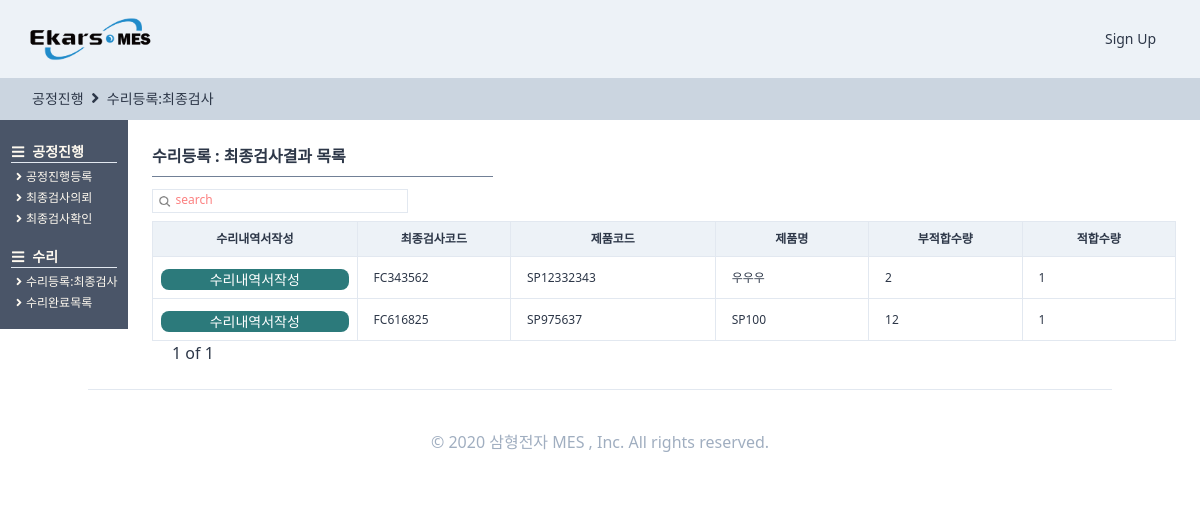
/producemanages/finalchecklist/, run on an earlier commit of the app's database.
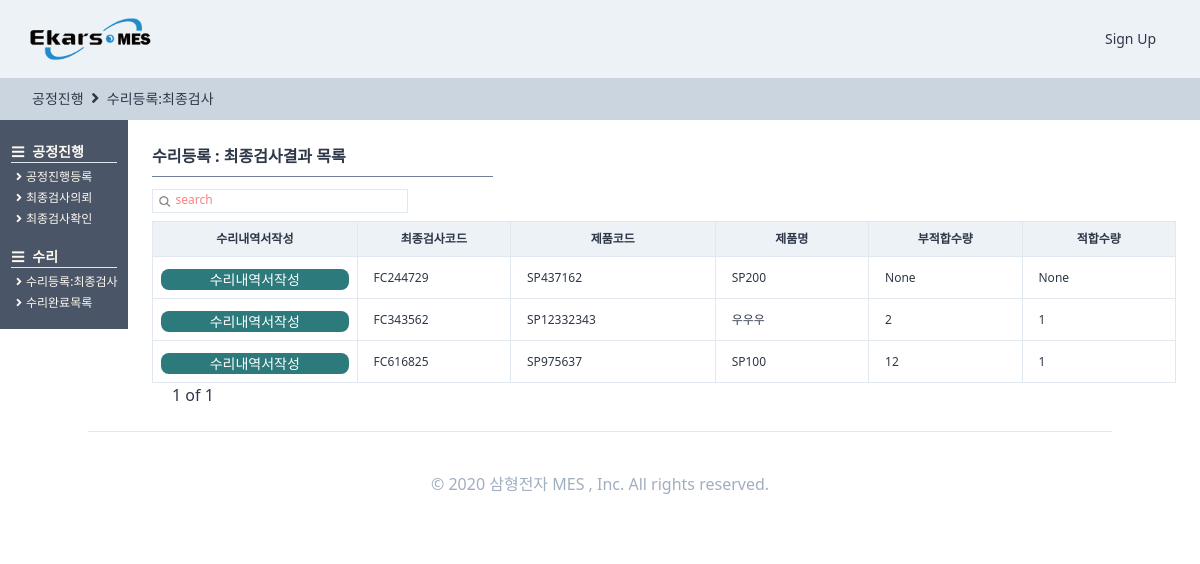
And on a later commit of the database.
### qualitycontrols/models.py (models this page shows, shortened)
class FinalCheckRegister(TimeStampedModel):
    OK = "OK"
    NO = "NO"
    OKNO_CHOICES = (
        (OK, "OK"),
        (NO, "NO"),
    )
    있음 = "있음"
    없음 = "없음"
    있음없음_CHOICES = (
        (있음, "있음"),
        (없음, "없음"),
    )
    전원전압_CHOICES = (
        ("DC 24V", "DC 24V"),
        ("AC 220V", "AC 220V"),
    )
    POWERTRANS_CHOICES = (
        ("T-EPD2083-01", "T-EPD2083-01"),
        ("T-EPB2032-01", "T-EPB2032-01"),
        ("T-EPA2403-01", "T-EPA2403-01"),
        ("T-EPA2243-01", "T-EPA2243-01"),
        ("T-EPA2123-01", "T-EPA2123-01"),
        ("T-EWA2240-01", "T-EWA2240-01"),
        ("EWA2120-01", "EWA2120-01"),
        ("R-EWA2360-01", "R-EWA2360-01"),
    )
    FUSE_전_ULUSA_CHOICES = (
        ("31.8mm 1A", "31.8mm 1A"),
        ("31.8mm 2A", "31.8mm 2A"),
        ("31.8mm 3A", "31.8mm 3A"),
        ("31.8mm 4A", "31.8mm 4A"),
        ("31.8mm 5A", "31.8mm 5A"),
        ("31.8mm 10A", "31.8mm 10A"),
        ("31.8mm 15A", "31.8mm 15A"),
        ("20mm 2A", "20mm 2A"),
        ("20mm 3.15A", "20mm 3.15A"),
        ("20mm 5A", "20mm 5A"),
    )
    LABEL_인쇄물_CHOICES = (
        ("후면 좌측", "후면 좌측"),
        ("후면 우측", "후면 우측"),
        ("후면 중심", "후면 중심"),
        ("후면 우측아래", "후면 우측아래"),
        ("후면 좌측아래", "후면 좌측아래"),
    )
    수리비_CHOICES = (
        ("무상", "무상"),
        ("유상", "유상"),
    )
    택배_CHOICES = (
        ("선불", "선불"),
        ("신용", "신용"),
        ("착불", "착불"),
    )
    최종검사코드 = models.CharField(max_length=20, null=True, blank=True,)
    최종검사의뢰 = models.OneToOneField(
        "FinalCheck", related_name="최종검사등록", on_delete=models.SET_NULL, null=True,
    )
    검시자 = models.ForeignKey(
        users_models.User, related_name="최종검사등록", on_delete=models.SET_NULL, null=True,
    )
    검시일 = models.DateField(auto_now=False, auto_now_add=False, null=True, blank=True)
    치명적불량 = models.CharField(max_length=20, null=True,)
    중불량 = models.CharField(max_length=20, null=True,)
    경불량 = models.CharField(max_length=20, null=True,)
    검사수준 = models.CharField(max_length=40, null=True,)
    샘플링방식 = models.CharField(max_length=20, null=True,)
    결점수 = models.CharField(max_length=20, null=True,)
    전원전압 = models.CharField(choices=전원전압_CHOICES, max_length=20, blank=True, null=True)
    POWERTRANS = models.CharField(
        choices=POWERTRANS_CHOICES, max_length=20, blank=True, null=True
    )
    FUSE_전_ULUSA = models.CharField(
        choices=FUSE_전_ULUSA_CHOICES, max_length=20, blank=True, null=True,
    )
    LABEL_인쇄물 = models.CharField(
        choices=LABEL_인쇄물_CHOICES, max_length=20, blank=True, null=True
    )
    기타출하위치 = models.CharField(max_length=50, null=True, blank=True,)
    내용물 = models.CharField(choices=있음없음_CHOICES, max_length=20, blank=True, null=True)
    포장검사 = models.CharField(choices=OKNO_CHOICES, max_length=20, blank=True, null=True)
    동작검사 = models.CharField(choices=OKNO_CHOICES, max_length=20, blank=True, null=True)
    내부검사 = models.CharField(choices=OKNO_CHOICES, max_length=20, blank=True, null=True)
    외관검사 = models.CharField(choices=OKNO_CHOICES, max_length=20, blank=True, null=True)
    내압검사_DC = models.CharField(
        choices=OKNO_CHOICES, max_length=20, blank=True, null=True
    )
    내압검사_AC = models.CharField(
        choices=OKNO_CHOICES, max_length=20, blank=True, null=True
    )
    내용물확인 = models.CharField(choices=OKNO_CHOICES, max_length=20, blank=True, null=True)
    가_감전압 = models.CharField(max_length=50, blank=True, null=True)
    HI_POT_내부검사 = models.CharField(max_length=50, blank=True, null=True)
    특이사항 = models.TextField(max_length=80, blank=True, null=True)
    부적합수량 = models.IntegerField(null=True)
    적합수량 = models.IntegerField(null=True)
    제품 = models.ForeignKey(
        SI_models.SingleProduct,
        related_name="최종검사등록",
        on_delete=models.SET_NULL,
        null=True,
    )
    동작이상유무 = models.CharField(max_length=100, null=True, blank=True)
    외형이상유무 = models.CharField(max_length=100, null=True, blank=True)
    수리내역 = models.CharField(max_length=100, null=True, blank=True)
    특기사항 = models.CharField(max_length=100, null=True, blank=True)
    수리자 = models.ForeignKey(
        users_models.User,
        related_name="AS총괄장수리",
        on_delete=models.SET_NULL,
        null=True,
        blank=True,
    )
    수리비 = models.CharField(choices=수리비_CHOICES, max_length=100, blank=True, null=True)
    기본요금 = models.IntegerField(null=True, blank=True)
    부품비 = models.IntegerField(null=True, blank=True)
    택배 = models.CharField(choices=택배_CHOICES, max_length=100, blank=True, null=True)
    화물 = models.CharField(max_length=100, null=True, blank=True)
    발송날짜 = models.DateField(auto_now=False, auto_now_add=False, null=True, blank=True)
    발송자 = models.ForeignKey(
        users_models.User,
        related_name="AS총괄장발송",
        on_delete=models.SET_NULL,
        null=True,
        blank=True,
    )
    입금확인 = models.DateField(auto_now=False, auto_now_add=False, null=True, blank=True)
    비고 = models.CharField(max_length=100, null=True, blank=True)
    class Meta:
        verbose_name = "최종검사결과등록"
        verbose_name_plural = "최종검사결과등록"

### StandardInformation/models.py (models this page shows, shortened)
class SingleProduct(TimeStampedModel):
    작성자 = models.ForeignKey(
        "users.User", related_name="단품제품작성자", on_delete=models.SET_NULL, null=True
    )
    작성일 = models.DateField(auto_now=True, auto_now_add=False)
    모델코드 = models.CharField(max_length=80, blank=True)
    모델명 = models.CharField(max_length=30, blank=True)
    규격 = models.CharField(max_length=80, blank=True)
    단위 = models.CharField(max_length=10, blank=True)
    단가 = models.IntegerField(null=True)
    class Meta:
        verbose_name = "단품제품"
        verbose_name_plural = "단품제품"

### producemanages/views.py (the view, shortened to what this page needs)
# urls.py: path("finalchecklist/", views.finalchecklist, name="finalchecklist"),
def finalchecklist(request):
    user = request.user
    search = request.GET.get("search")
    if search is None:
        l_order = []
        최종검사 = QC_models.FinalCheckRegister.objects.exclude(부적합수량=0).order_by(
            "-created"
        )
        for s in 최종검사:
            try:
                s.수리내역서
            except:
                l_order.append(s)
        s_bool = False
    pagediv = 7
    totalpage = int(math.ceil(len(l_order) / pagediv))
    paginator = Paginator(l_order, pagediv, orphans=0)
    page = request.GET.get("page", "1")
    l_order = paginator.get_page(page)
    nextpage = int(page) + 1
    previouspage = int(page) - 1
    notsamebool = True
    nonpage = False
    if totalpage == 0:
        nonpage = True
    if int(page) == totalpage:
        notsamebool = False
    if (search is None) or (search == ""):
        search = "search"
    return render(
        request,
        "producemanages/finalchecklist.html",
        {
            "s_order": l_order,
            "search": search,
            "page": page,
            "totalpage": totalpage,
            "notsamebool": notsamebool,
            "nextpage": nextpage,
            "previouspage": previouspage,
            "s_bool": s_bool,
            "nonpage": nonpage,
        },
    )

### templates/producemanages/finalchecklist.html (shortened to what this page needs)
{%extends "producemanages/producehome.html"%}
{%load static%}
{%block head_title%}
<i class="fas fa-angle-right text-base mx-1"></i>
<a href="{%url "producemanages:finalchecklist"%}" class="hover:font-bold">
    수리등록:최종검사
</a>
{%endblock head_title %}
{%block main_contens%}
<div class="flex flex-col">
    <div class="w-full h-full pl-32 -mt-6 font-semibold pt-12 flex flex-col">
        <div class="flex flex-col p-6 w-full ">
            <span class="border-b w-1/3 mb-3 border-gray-600 pb-2 font-semibold text-base">수리등록 : 최종검사결과 목록 </span>
            <div class="w-64 border h-6 mb-2">
                <form method="get" action="" class="w-full flex ">
                    <button class="w-4 h-4 mt-1 ml-1  rounded-xl bg-cover bg-center"
                        style="background-image:url({% static 'img/search.png' %});"></button>
                    <input name="search" placeholder={{search}}
                        class="ml-1 w-full border-none search-box text-xs font-medium placeholder-red-400 focus: outline-none" />
                </form>
            </div>
            <div class="flex ">
                <div class="flew flex-col">
                    <table class="table-fixed font-light text-xs w-full">
                        <thead>
                            <tr>
                                <th class="border bg-gray-200 px-2 py-2 w-32">수리내역서작성</th>
                                <th class="border bg-gray-200 px-4 py-2 w-24">최종검사코드</th>
                                <th class="border bg-gray-200 px-4 py-2 w-32">제품코드</th>
                                <th class="border bg-gray-200 px-4 py-2 w-24">제품명</th>
                                <th class="border bg-gray-200 px-4 py-2 w-24">부적합수량</th>
                                <th class="border bg-gray-200 px-4 py-2 w-24">적합수량</th>
                            </tr>
                        </thead>
                        <tbody>
                            {%for list in s_order%}
                            <tr>
                                <td class="border px-2 py-2 font-bold
                            text-blue-800 justify-center">
                                    <a href="{%url "producemanages:repairregister" list.pk %}">
                                        <div
                                            class="btn-link hover:bg-blue-800 bg-teal-700 hover:font-bold mt-1 mb-0  w-full">
                                            수리내역서작성
                                        </div>
                                    </a>
                                </td>
                                <td class="border px-4 py-2  hover:text-blue-700 hover:font-bold "><a
                                        href="{%url "producemanages:finalcheckdetail" list.pk %}">
                                        {{list.최종검사코드}}</a></td>
                                <td class="border px-4 py-2">{{list.제품.모델코드}}</td>
                                <td class="border px-4 py-2">{{list.제품.모델명}}</td>
                                <td class="border px-4 py-2">{{list.부적합수량}}</td>
                                <td class="border px-4 py-2">{{list.적합수량}}</td>
                            </tr>
                            {%endfor%}
                        </tbody>
                    </table>
                    {%if nonpage%}
                    {%else%}
                    <div class="flex ml-2">
                        <span class="mx-3 font-medium  text-base">{{page}} of
                            {{totalpage}}</span>
                    </div>
                    {%endif%}
                </div>
            </div>
        </div>
    </div>
</div>
{%endblock main_contens %}

What changed in the data, as far as the page shows it:
added FinalCheckRegister: 최종검사코드 "FC244729", 제품.모델코드 "SP437162", 제품.모델명 "SP200", 부적합수량 "None", 적합수량 "None"
